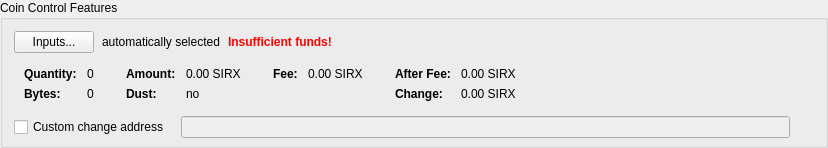
    <widget class="QGroupBox" name="groupBoxCoinControl">
     <property name="title">
      <string>Coin Control Features</string>
     </property>
     <layout class="QVBoxLayout" name="verticalLayout_4">
      <property name="bottomMargin">
       <number>6</number>
      </property>
      <item>
       <layout class="QVBoxLayout" name="verticalLayoutCoinControl" stretch="0,0,0,1">
        <property name="spacing">
         <number>0</number>
        </property>
        <property name="leftMargin">
         <number>0</number>
        </property>
        <property name="topMargin">
         <number>0</number>
        </property>
        <item>
         <layout class="QHBoxLayout" name="horizontalLayoutCoinControl2" stretch="0,0,0,0">
          <property name="spacing">
           <number>8</number>
          </property>
          <property name="bottomMargin">
           <number>10</number>
          </property>
          <item>
           <widget class="QPushButton" name="pushButtonCoinControl">
            <property name="styleSheet">
             <string notr="true"/>
            </property>
            <property name="text">
             <string>Inputs...</string>
            </property>
            <property name="autoDefault">
             <bool>false</bool>
            </property>
           </widget>
          </item>
          <item>
           <widget class="QLabel" name="labelCoinControlAutomaticallySelected">
            <property name="text">
             <string>automatically selected</string>
            </property>
            <property name="margin">
             <number>5</number>
            </property>
           </widget>
          </item>
          <item>
           <widget class="QLabel" name="labelCoinControlInsuffFunds">
            <property name="font">
             <font>
              <weight>75</weight>
              <bold>true</bold>
             </font>
            </property>
            <property name="styleSheet">
             <string notr="true">color:red;font-weight:bold;</string>
            </property>
            <property name="text">
             <string>Insufficient funds!</string>
            </property>
            <property name="margin">
             <number>5</number>
            </property>
           </widget>
          </item>
          <item>
           <spacer name="horizontalSpacerCoinControl">
            <property name="orientation">
             <enum>Qt::Horizontal</enum>
            </property>
            <property name="sizeHint" stdset="0">
             <size>
              <width>40</width>
              <height>1</height>
             </size>
            </property>
           </spacer>
          </item>
         </layout>
        </item>
        <item>
         <widget class="QWidget" name="widgetCoinControl" native="true">
          <property name="sizePolicy">
           <sizepolicy hsizetype="Preferred" vsizetype="Preferred">
            <horstretch>0</horstretch>
            <verstretch>0</verstretch>
           </sizepolicy>
          </property>
          <property name="minimumSize">
           <size>
            <width>0</width>
            <height>0</height>
           </size>
          </property>
          <property name="styleSheet">
           <string notr="true"/>
          </property>
          <layout class="QHBoxLayout" name="horizontalLayoutCoinControl5">
           <property name="leftMargin">
            <number>0</number>
           </property>
           <property name="topMargin">
            <number>0</number>
           </property>
           <property name="rightMargin">
            <number>0</number>
           </property>
           <property name="bottomMargin">
            <number>0</number>
           </property>
           <item>
            <layout class="QHBoxLayout" name="horizontalLayoutCoinControl3" stretch="0,0,0,1">
             <property name="spacing">
              <number>20</number>
             </property>
             <property name="topMargin">
              <number>0</number>
             </property>
             <property name="bottomMargin">
              <number>10</number>
             </property>
             <item>
              <layout class="QFormLayout" name="formLayoutCoinControl1">
               <property name="horizontalSpacing">
                <number>10</number>
               </property>
               <property name="verticalSpacing">
                <number>6</number>
               </property>
               <property name="leftMargin">
                <number>10</number>
               </property>
               <property name="topMargin">
                <number>4</number>
               </property>
               <property name="rightMargin">
                <number>6</number>
               </property>
               <item row="0" column="0">
                <widget class="QLabel" name="labelCoinControlQuantityText">
                 <property name="font">
                  <font>
                   <weight>75</weight>
                   <bold>true</bold>
                  </font>
                 </property>
                 <property name="text">
                  <string>Quantity:</string>
                 </property>
                 <property name="margin">
                  <number>0</number>
                 </property>
                </widget>
               </item>
               <item row="0" column="1">
                <widget class="QLabel" name="labelCoinControlQuantity">
                 <property name="cursor">
                  <cursorShape>IBeamCursor</cursorShape>
                 </property>
                 <property name="contextMenuPolicy">
                  <enum>Qt::ActionsContextMenu</enum>
                 </property>
                 <property name="text">
                  <string notr="true">0</string>
                 </property>
                 <property name="margin">
                  <number>0</number>
                 </property>
                 <property name="textInteractionFlags">
                  <set>Qt::LinksAccessibleByMouse|Qt::TextSelectableByKeyboard|Qt::TextSelectableByMouse</set>
                 </property>
                </widget>
               </item>
               <item row="1" column="0">
                <widget class="QLabel" name="labelCoinControlBytesText">
                 <property name="font">
                  <font>
                   <weight>75</weight>
                   <bold>true</bold>
                  </font>
                 </property>
                 <property name="text">
                  <string>Bytes:</string>
                 </property>
                </widget>
               </item>
               <item row="1" column="1">
                <widget class="QLabel" name="labelCoinControlBytes">
                 <property name="cursor">
                  <cursorShape>IBeamCursor</cursorShape>
                 </property>
                 <property name="contextMenuPolicy">
                  <enum>Qt::ActionsContextMenu</enum>
                 </property>
                 <property name="text">
                  <string notr="true">0</string>
                 </property>
                 <property name="textInteractionFlags">
                  <set>Qt::LinksAccessibleByMouse|Qt::TextSelectableByKeyboard|Qt::TextSelectableByMouse</set>
                 </property>
                </widget>
               </item>
              </layout>
             </item>
             <item>
              <layout class="QFormLayout" name="formLayoutCoinControl2">
               <property name="horizontalSpacing">
                <number>10</number>
               </property>
               <property name="verticalSpacing">
                <number>6</number>
               </property>
               <property name="leftMargin">
                <number>6</number>
               </property>
               <property name="topMargin">
                <number>4</number>
               </property>
               <property name="rightMargin">
                <number>6</number>
               </property>
               <item row="0" column="0">
                <widget class="QLabel" name="labelCoinControlAmountText">
                 <property name="font">
                  <font>
                   <weight>75</weight>
                   <bold>true</bold>
                  </font>
                 </property>
                 <property name="text">
                  <string>Amount:</string>
                 </property>
                 <property name="margin">
                  <number>0</number>
                 </property>
                </widget>
               </item>
               <item row="0" column="1">
                <widget class="QLabel" name="labelCoinControlAmount">
                 <property name="cursor">
                  <cursorShape>IBeamCursor</cursorShape>
                 </property>
                 <property name="contextMenuPolicy">
                  <enum>Qt::ActionsContextMenu</enum>
                 </property>
                 <property name="text">
                  <string notr="true">0.00 SIRX</string>
                 </property>
                 <property name="textInteractionFlags">
                  <set>Qt::LinksAccessibleByMouse|Qt::TextSelectableByKeyboard|Qt::TextSelectableByMouse</set>
                 </property>
                </widget>
               </item>
               <item row="1" column="0">
                <widget class="QLabel" name="labelCoinControlLowOutputText">
                 <property name="font">
                  <font>
                   <weight>75</weight>
                   <bold>true</bold>
                  </font>
                 </property>
                 <property name="text">
                  <string>Dust:</string>
                 </property>
                </widget>
               </item>
               <item row="1" column="1">
                <widget class="QLabel" name="labelCoinControlLowOutput">
                 <property name="cursor">
                  <cursorShape>IBeamCursor</cursorShape>
                 </property>
                 <property name="contextMenuPolicy">
                  <enum>Qt::ActionsContextMenu</enum>
                 </property>
                 <property name="text">
                  <string notr="true">no</string>
                 </property>
                 <property name="textInteractionFlags">
                  <set>Qt::LinksAccessibleByMouse|Qt::TextSelectableByKeyboard|Qt::TextSelectableByMouse</set>
                 </property>
                </widget>
               </item>
              </layout>
             </item>
             <item>
              <layout class="QFormLayout" name="formLayoutCoinControl3">
               <property name="horizontalSpacing">
                <number>10</number>
               </property>
               <property name="verticalSpacing">
                <number>6</number>
               </property>
               <property name="leftMargin">
                <number>6</number>
               </property>
               <property name="topMargin">
                <number>4</number>
               </property>
               <property name="rightMargin">
                <number>6</number>
               </property>
               <item row="0" column="0">
                <widget class="QLabel" name="labelCoinControlFeeText">
                 <property name="font">
                  <font>
                   <weight>75</weight>
                   <bold>true</bold>
                  </font>
                 </property>
                 <property name="text">
                  <string>Fee:</string>
                 </property>
                 <property name="margin">
                  <number>0</number>
                 </property>
                </widget>
               </item>
               <item row="0" column="1">
                <widget class="QLabel" name="labelCoinControlFee">
                 <property name="cursor">
                  <cursorShape>IBeamCursor</cursorShape>
                 </property>
                 <property name="contextMenuPolicy">
                  <enum>Qt::ActionsContextMenu</enum>
                 </property>
                 <property name="text">
                  <string notr="true">0.00 SIRX</string>
                 </property>
                 <property name="textInteractionFlags">
                  <set>Qt::LinksAccessibleByMouse|Qt::TextSelectableByKeyboard|Qt::TextSelectableByMouse</set>
                 </property>
                </widget>
               </item>
              </layout>
             </item>
             <item>
              <layout class="QFormLayout" name="formLayoutCoinControl4">
               <property name="horizontalSpacing">
                <number>10</number>
               </property>
               <property name="verticalSpacing">
                <number>6</number>
               </property>
               <property name="leftMargin">
                <number>6</number>
               </property>
               <property name="topMargin">
                <number>4</number>
               </property>
               <property name="rightMargin">
                <number>6</number>
               </property>
               <item row="0" column="0">
                <widget class="QLabel" name="labelCoinControlAfterFeeText">
                 <property name="font">
                  <font>
                   <weight>75</weight>
                   <bold>true</bold>
                  </font>
                 </property>
                 <property name="text">
                  <string>After Fee:</string>
                 </property>
                 <property name="margin">
                  <number>0</number>
                 </property>
                </widget>
               </item>
               <item row="0" column="1">
                <widget class="QLabel" name="labelCoinControlAfterFee">
                 <property name="cursor">
                  <cursorShape>IBeamCursor</cursorShape>
                 </property>
                 <property name="contextMenuPolicy">
                  <enum>Qt::ActionsContextMenu</enum>
                 </property>
                 <property name="text">
                  <string notr="true">0.00 SIRX</string>
                 </property>
                 <property name="textInteractionFlags">
                  <set>Qt::LinksAccessibleByMouse|Qt::TextSelectableByKeyboard|Qt::TextSelectableByMouse</set>
                 </property>
                </widget>
               </item>
               <item row="1" column="0">
                <widget class="QLabel" name="labelCoinControlChangeText">
                 <property name="font">
                  <font>
                   <weight>75</weight>
                   <bold>true</bold>
                  </font>
                 </property>
                 <property name="text">
                  <string>Change:</string>
                 </property>
                </widget>
               </item>
               <item row="1" column="1">
                <widget class="QLabel" name="labelCoinControlChange">
                 <property name="cursor">
                  <cursorShape>IBeamCursor</cursorShape>
                 </property>
                 <property name="contextMenuPolicy">
                  <enum>Qt::ActionsContextMenu</enum>
                 </property>
                 <property name="text">
                  <string notr="true">0.00 SIRX</string>
                 </property>
                 <property name="textInteractionFlags">
                  <set>Qt::LinksAccessibleByMouse|Qt::TextSelectableByKeyboard|Qt::TextSelectableByMouse</set>
                 </property>
                </widget>
               </item>
              </layout>
             </item>
            </layout>
           </item>
          </layout>
         </widget>
        </item>
        <item>
         <layout class="QHBoxLayout" name="horizontalLayoutCoinControl4" stretch="0,0,0">
          <property name="spacing">
           <number>12</number>
          </property>
          <property name="sizeConstraint">
           <enum>QLayout::SetDefaultConstraint</enum>
          </property>
          <property name="topMargin">
           <number>5</number>
          </property>
          <property name="rightMargin">
           <number>5</number>
          </property>
          <item>
           <widget class="QCheckBox" name="checkBoxCoinControlChange">
            <property name="toolTip">
             <string>If this is activated, but the change address is empty or invalid, change will be sent to a newly generated address.</string>
            </property>
            <property name="text">
             <string>Custom change address</string>
            </property>
           </widget>
          </item>
          <item>
           <widget class="QValidatedLineEdit" name="lineEditCoinControlChange">
            <property name="enabled">
             <bool>false</bool>
            </property>
            <property name="sizePolicy">
             <sizepolicy hsizetype="Expanding" vsizetype="Fixed">
              <horstretch>0</horstretch>
              <verstretch>0</verstretch>
             </sizepolicy>
            </property>
           </widget>
          </item>
          <item>
           <widget class="QLabel" name="labelCoinControlChangeLabel">
            <property name="sizePolicy">
             <sizepolicy hsizetype="Preferred" vsizetype="Expanding">
              <horstretch>0</horstretch>
              <verstretch>0</verstretch>
             </sizepolicy>
            </property>
            <property name="minimumSize">
             <size>
              <width>0</width>
              <height>0</height>
             </size>
            </property>
            <property name="text">
             <string/>
            </property>
            <property name="margin">
             <number>3</number>
            </property>
           </widget>
          </item>
         </layout>
        </item>
        <item>
         <spacer name="verticalSpacerCoinControl">
          <property name="orientation">
           <enum>Qt::Vertical</enum>
          </property>
          <property name="sizeHint" stdset="0">
           <size>
            <width>800</width>
            <height>1</height>
           </size>
          </property>
         </spacer>
        </item>
       </layout>
      </item>
     </layout>
    </widget>
